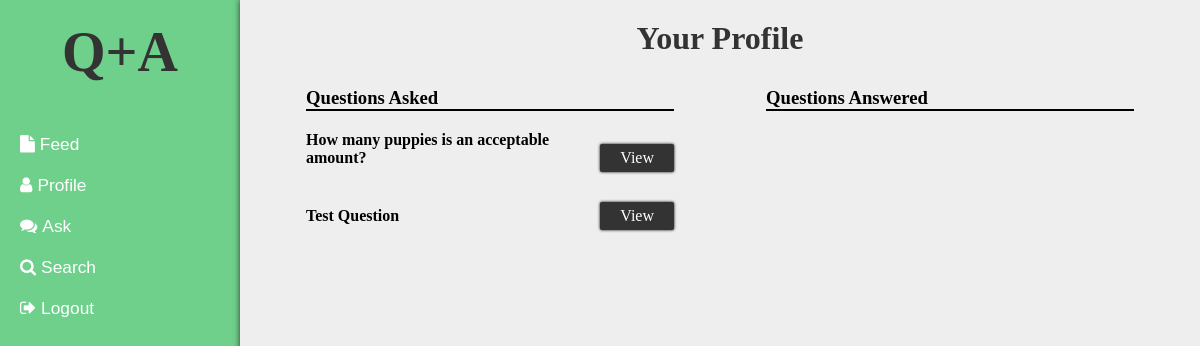
The page /profile.php (signed in) on the database its author committed.
### tables this page shows
CREATE TABLE `question` (
  `id` int(11) NOT NULL,
  `title` varchar(128) NOT NULL,
  `body` varchar(255) NOT NULL,
  `username` varchar(25) NOT NULL
);

### profile.php (the view, shortened to what this page needs)
<?php
include "assets/inc/database_connection.php";
function DisplayQuestionsAsked($conn) {
    $username = $_SESSION['username'];
    $sql_questionsAsked = "SELECT question.*
                            FROM question
                            WHERE username='$username'";
    $rs_questionsAsked = mysqli_query($conn, $sql_questionsAsked);
    QuestionDisplay($rs_questionsAsked);
}
function QuestionDisplay($recordSet) {
    $numberOfQuestions = mysqli_num_rows($recordSet);
    for ($i = 1; $i <= $numberOfQuestions; $i++) {
        $thisQuestion = mysqli_fetch_assoc($recordSet);
        echo "<h2>" . $thisQuestion['title'] . "</h2>";
        echo "<a class='action-button' href='question.php?id=" . $thisQuestion['id'] . "'>View</a>";
    }
}
?>
<!DOCTYPE html>
<html>
<?php include "assets/inc/head.php"; ?>
<body id="profile" class="flex-container">
    <?php include "assets/inc/sidemenu.php" ?>
    <div id="page">
        <h1 id="title">Your Profile</h1>
        <div id="profile-info" class="flex-container">
            <div id="questions-asked">
                <h1>Questions Asked</h1>
                <?php DisplayQuestionsAsked($conn); ?>
            </div>
            <div id="questions-answered">
                <h1>Questions Answered</h1>
            </div>
        </div>
    </div>
</body>
</html>

### assets/style.css (style rules this page uses)
* { margin: 0; padding: 0; box-sizing: border-box; }
.flex-container { display: flex; flex-wrap: wrap; }
.action-button { background-color: #333; padding: 20px; color: white; text-decoration: none; font-family: lemonmilk; border-radius: 2px; box-shadow: 0px 0px 3px #000; transition-duration: 0.2s; display: inline-block; }
#page { width: 80%; padding: 20px; background-color: #eee; box-shadow: 0 0 6px #333; }
#page h1#title { font-family: lemonmilk; text-align: center; color: #333; padding-bottom: 10px; }
#profile #profile-info { justify-content: space-around; margin-top: 20px; }
#profile #profile-info > div { width: 40%; }
#profile #profile-info h1 { font-family: lemonmilk; border-bottom: 2px solid black; font-size: 14pt; }
#profile #profile-info h2 { font-size: 12pt; font-family: lemonmilk; width: 80%; display: inline-block; margin: 20px 0; }
#profile #profile-info .action-button { width: 20%; padding: 5px; text-align: center; }

### rows shown on the page
question: title "How many puppies is an acceptable amount?"
question: title "Test Question"
